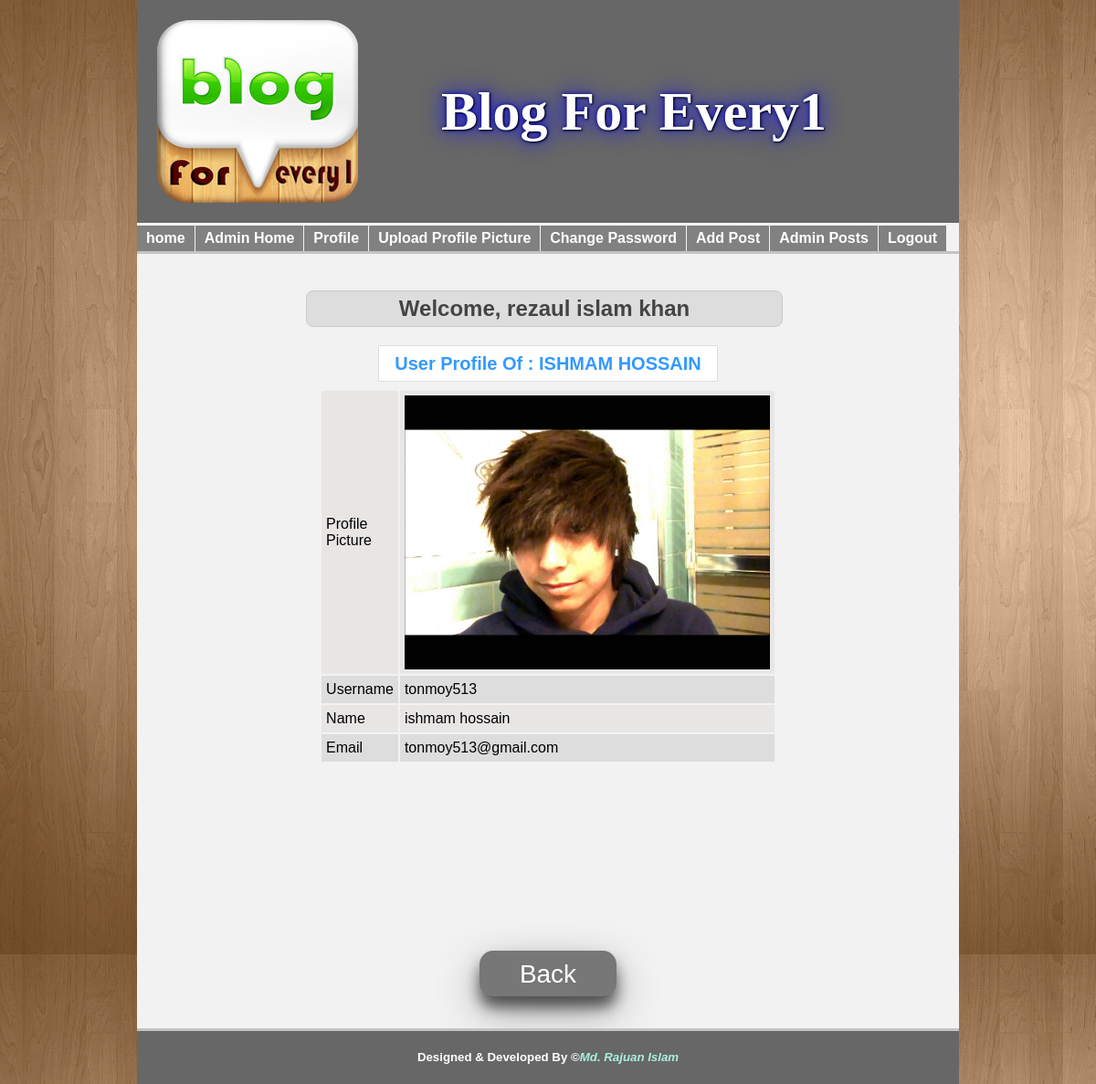
Screenshot of /userProfile.php?id=4 (signed in) with the database file from the repository.
### tables this page shows
CREATE TABLE IF NOT EXISTS `users` (
  `user_id` int(11) NOT NULL,
  `username` varchar(100) NOT NULL,
  `password` varchar(100) NOT NULL,
  `name` varchar(50) NOT NULL,
  `email` varchar(100) NOT NULL,
  `phone` varchar(60) NOT NULL,
  `type` varchar(100) NOT NULL,
  `status` int(11) NOT NULL,
  `u_img_name` varchar(500) NOT NULL,
  `u_img_path` varchar(500) NOT NULL,
  `u_img_type` varchar(500) NOT NULL
);

### userProfile.php (the view, shortened to what this page needs)
<?php
require_once "functions.php";
$uname = $_SESSION['uname'];
if (isset($_REQUEST['id'])) {
    $id = $_REQUEST['id'];
} else {
    header("Location:index.php");
    exit();
}
?>
<html>
    <head>
        <?php
        include("includes/header.php");
        include("includes/nav.php");
        ?>
    <div class="content">
        <h2>Welcome, <?php echo $uname; ?></h2>
        <p class="userlist">User Profile Of : <?php $user->getUsername($id); ?></p>
        <table class="tbl_one">
            <?php
            $getUsers = $user->getUserById($id);
            foreach ($getUsers as $user) {
                ?>
                <tr>
                    <td>Profile Picture</td>
                    <td><img src="<?php echo $user['u_img_path']; ?>" height="300" width="400" alt="User Image Info" class="img-thumbnail"></td>
                </tr>
                <tr>
                    <td>Username</td>
                    <td><?php echo $user['username']; ?></td>
                </tr>
                <tr>
                    <td>Name</td>
                    <td><?php echo $user['name']; ?></td>
                </tr>
                <tr>
                    <td>Email</td>
                    <td><?php echo $user['email']; ?></td>
                </tr>
                    <?php
            }
            ?>
        </table>
        <div class="back">
            <a href="profile.php"><button class="button" style="vertical-align:middle"><span>Back   </span></button></a>
        </div>
    </div>
    <?php
    include("includes/footer.php");
    ?>

### functions.php (shortened to what this page needs)
<?php
require_once 'config.php';
class LoginRegistration {
    public function getUsername($uid) {
        global $pdo;
        $query = $pdo->prepare("SELECT name FROM users WHERE user_id = ?");
        $query->execute(array($uid));
        $result = $query->fetch();
        echo strtoupper($result['name']);
    }
    public function getUserById($id) {
        global $pdo;
        $query = $pdo->prepare("SELECT * FROM users WHERE user_id = ?");
        $query->execute(array($id));
        return $query->fetchALL(PDO::FETCH_ASSOC);
    }
}

### style.css (style rules this page uses)
* { padding: 0; margin: 0; outline: 0; }
body { background-image: url("img/back.png"); font-size: 16px; line-height: 18px; font-family: arial; z-index: -4; }
.content { border-bottom: 3px solid #c3c3c3; border-top: 3px solid #c3c3c3; min-height: 300px; overflow: hidden; padding: 30px }
.content h2 { background: #ddd none repeat scroll 0 0; border: 1px solid #c9c9c9; border-radius: 8px; color: #444; margin-bottom: 20px; margin-left: 155px; padding: 10px; text-align: center; width: 500px; }
.back { text-align: center; margin-top: 200px }
.userlist { background: #fff none repeat scroll 0 0; border: 1px solid #ddd; color: #3399ff; font-weight: bold; margin: 0 auto 8px; font-size: 20px; overflow: hidden; padding: 10px 10px; text-align: center; width: 350px; }
table.tbl_one { margin: 0 auto; }
table.tbl_one tr:nth-child(2n+1) { background: #e8e5e5; height: 30px; }
table.tbl_one tr:nth-child(2n) { background: #ddd; height: 30px; }
table.tbl_one tr td { padding: 5px }
table.tbl_one tr td:first-child, tr td:last-child { width: 10px; }
.button { display: inline-block; border-radius: 15px; background-color: #777777; border: none; color: #FFFFFF; text-align: center; font-size: 28px; padding: 10px; width: 150px; height: 50px; transition: all 0.5s; cursor: pointer; margin: 5px; box-shadow: 0 12px 16px 0 rgba(0,0,0,0.6),0 17px 50px 0 rgba(0,0,0,0.30); }
.button span { cursor: pointer; display: inline-block; position: relative; transition: 0.5s; }
.button span:after { content: ' >>'; position: absolute; opacity: 0; top: 0; right: -40px; transition: 0.5s; }

### rows the page displays
users: name "ISHMAM HOSSAIN", u_img_path (picture), username "tonmoy513", name "ishmam hossain", email "tonmoy513@gmail.com"

### other values shown
$uname "rezaul islam khan"
